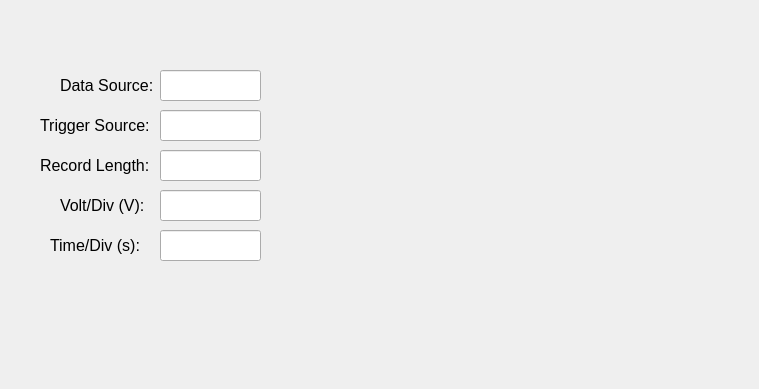
    <widget class="QWidget" name="Ocilloscope">
     <attribute name="title">
      <string>Ocilloscope</string>
     </attribute>
     <widget class="QLineEdit" name="data_source_line">
      <property name="geometry">
       <rect>
        <x>160</x>
        <y>70</y>
        <width>101</width>
        <height>31</height>
       </rect>
      </property>
      <property name="text">
       <string/>
      </property>
     </widget>
     <widget class="QLabel" name="label_32">
      <property name="geometry">
       <rect>
        <x>50</x>
        <y>230</y>
        <width>101</width>
        <height>31</height>
       </rect>
      </property>
      <property name="font">
       <font>
        <pointsize>12</pointsize>
       </font>
      </property>
      <property name="text">
       <string>Time/Div (s):</string>
      </property>
     </widget>
     <widget class="QLabel" name="label_46">
      <property name="geometry">
       <rect>
        <x>40</x>
        <y>150</y>
        <width>111</width>
        <height>31</height>
       </rect>
      </property>
      <property name="font">
       <font>
        <pointsize>12</pointsize>
       </font>
      </property>
      <property name="text">
       <string>Record Length:</string>
      </property>
     </widget>
     <widget class="QLineEdit" name="trig_source_line">
      <property name="geometry">
       <rect>
        <x>160</x>
        <y>110</y>
        <width>101</width>
        <height>31</height>
       </rect>
      </property>
      <property name="text">
       <string/>
      </property>
     </widget>
     <widget class="QLineEdit" name="t_div_line">
      <property name="geometry">
       <rect>
        <x>160</x>
        <y>230</y>
        <width>101</width>
        <height>31</height>
       </rect>
      </property>
      <property name="text">
       <string/>
      </property>
     </widget>
     <widget class="QLineEdit" name="rec_length_line">
      <property name="geometry">
       <rect>
        <x>160</x>
        <y>150</y>
        <width>101</width>
        <height>31</height>
       </rect>
      </property>
      <property name="text">
       <string/>
      </property>
     </widget>
     <widget class="QLabel" name="label_63">
      <property name="geometry">
       <rect>
        <x>60</x>
        <y>70</y>
        <width>101</width>
        <height>31</height>
       </rect>
      </property>
      <property name="font">
       <font>
        <pointsize>12</pointsize>
       </font>
      </property>
      <property name="text">
       <string>Data Source:</string>
      </property>
     </widget>
     <widget class="PlotWidget" name="plot_graph_10" native="true">
      <property name="geometry">
       <rect>
        <x>350</x>
        <y>80</y>
        <width>400</width>
        <height>300</height>
       </rect>
      </property>
      <property name="minimumSize">
       <size>
        <width>350</width>
        <height>150</height>
       </size>
      </property>
      <property name="maximumSize">
       <size>
        <width>700</width>
        <height>300</height>
       </size>
      </property>
     </widget>
     <widget class="QLabel" name="label_64">
      <property name="geometry">
       <rect>
        <x>60</x>
        <y>190</y>
        <width>101</width>
        <height>31</height>
       </rect>
      </property>
      <property name="font">
       <font>
        <pointsize>12</pointsize>
       </font>
      </property>
      <property name="text">
       <string>Volt/Div (V):</string>
      </property>
     </widget>
     <widget class="QLabel" name="label_65">
      <property name="geometry">
       <rect>
        <x>40</x>
        <y>110</y>
        <width>111</width>
        <height>31</height>
       </rect>
      </property>
      <property name="font">
       <font>
        <pointsize>12</pointsize>
       </font>
      </property>
      <property name="text">
       <string>Trigger Source:</string>
      </property>
     </widget>
     <widget class="QLineEdit" name="v_div_line">
      <property name="geometry">
       <rect>
        <x>160</x>
        <y>190</y>
        <width>101</width>
        <height>31</height>
       </rect>
      </property>
      <property name="text">
       <string/>
      </property>
     </widget>
    </widget>
